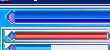

This chart was generated by the following Python code:
import pyautogui
import sys
import time
from PIL import Image
import numpy
def getStatus(s):
    p = Image.open(s)
    php = p.crop((9,13,100,14))
    phpdata = numpy.asarray(php)
    phplength = 0
    phpblue = 0
    phpempty = 0
    for i in phpdata:
        phplength = len(i)
        for y in i:
            basic = 189
            if y[2] <= 190:
                phpblue = phpblue + 1
            else:
                phpempty = phpempty + 1
    phppercent = phpblue/phplength*100

    pmp = p.crop((9,25,100,26))
    pmpdata = numpy.asarray(pmp)
    pmplength = 0
    pmpblue = 0
    pmpempty = 0
    for i in pmpdata:
        pmplength = len(i)
        for y in i:
            basic = 189
            if y[2] <= 190:
                pmpblue = pmpblue + 1
            else:
                pmpempty = pmpempty + 1
    pmppercent = pmpblue/pmplength*100

    return int(phppercent), int(pmppercent)

def checkBattle():
    battle = pyautogui.locateCenterOnScreen("battle2.png")
    if battle == None:
        return True
    else:
        return False
def checkBattlemaru():
    battle = pyautogui.locateCenterOnScreen("battlemaru.jpg")
    if battle == None:
        return True
    else:
        return battle
vnc = pyautogui.getWindowsWithTitle("WIN-BB")[0]
while True:
    status = pyautogui.screenshot(region=(vnc.left+40,vnc.top+90, 110, 50))
    status.save("test.png")
    while checkBattle():
        pyautogui.keyDown('f6') #prayy
        pyautogui.keyUp('f6') #prayy

        time.sleep(0.1)
        if checkBattle():
            pyautogui.mouseDown()
            pyautogui.mouseUp()
        # else:
        #     break
        # time.sleep(0.3)
        # pyautogui.keyDown('f6') #prayy
        # pyautogui.keyUp('f6') #prayy

    hp, mp = getStatus("test.png")
    recovery = False
    print(hp, mp)
    if mp < 80 or hp < 80:
        recovery = True
    while recovery:
        status = pyautogui.screenshot(region=(vnc.left+40,vnc.top+90, 110, 50))
        status.save("test.png")
        hp, mp = getStatus("test.png")
        if mp < 80:
            pyautogui.keyDown('f7') #prayy
            pyautogui.keyUp('f7') #prayy
            time.sleep(0.3)

        if hp < 80:
            pyautogui.keyDown('f8') #prayy
            pyautogui.keyUp('f8') #prayy
            time.sleep(0.3)     
        
        print(hp,mp)
        if mp > 90 and hp > 90:
            recovery = False

        # hp = 8,12 100,13 #189,21,3
        # mp = 8,15 100,15 #2,86,189
        # empty = 227,234,235

    # finally:
    #     notEnd = True
    #     while notEnd:
    #         pass



    # 30,31 #49A3FE
